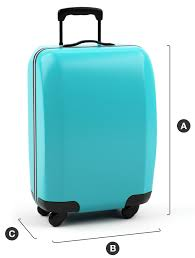
#> input picture baggage-dimension-scanner/Images/image1.jpeg, 195 x 258 px
$ python -i test2utlis.py   (imports and definitions only)
#> lines starting #> are read from the running program, lines starting #| are printed output that depends on the picture; after the words box and inside, x2 and y2 are one past the last pixel; in counts of white or black regions, pixels touching at a corner belong together
#> further down, picture is the input picture: shape (258, 195, 3); mean B, G, R 218, 214.6, 168.4
import cv2
import numpy as np

def getContours(img,cThr=[100,100],showCanny=False,minArea=1000,filter=0,draw =False):
#> called with showCanny = False, minArea = 1000, filter = 0, draw = False
    imgGray = cv2.cvtColor(img,cv2.COLOR_BGR2GRAY)
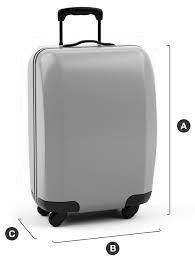
#> imgGray: shape (258, 195); min 0, max 255, mean 201.2
    imgBlur = cv2.GaussianBlur(imgGray,(5,5),1)
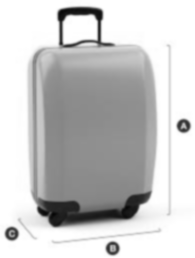
#> imgBlur: shape (258, 195); min 6, max 255, mean 201.2
    imgCanny = cv2.Canny(imgBlur,cThr[0],cThr[1])
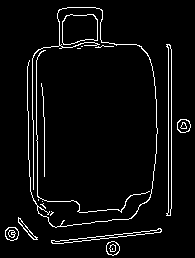
#> imgCanny: shape (258, 195); 4.6% white in thin lines or dots
    kernel = np.ones((5,5))
    imgDial = cv2.dilate(imgCanny,kernel,iterations=3)
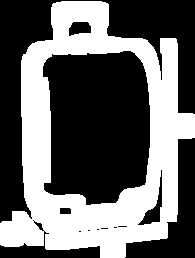
#> imgDial: shape (258, 195); 40.7% white; 1 white region, box (x1, y1, x2, y2) and area: (0, 1, 195, 258) 20495
    imgThre = cv2.erode(imgDial,kernel,iterations=2)
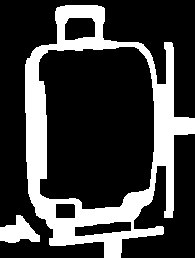
#> imgThre: shape (258, 195); 24.4% white; 2 white regions
    if showCanny: cv2.imshow('Canny', imgThre)
    contours, hiearchy = cv2.findContours(imgThre, cv2.RETR_EXTERNAL, cv2.CHAIN_APPROX_SIMPLE)
#> contours = 2 contours; box (x1, y1, x2, y2) and area: (25, 5, 195, 258) 28652, (0, 215, 40, 243) 610; hiearchy = [[1, -1, -1, -1], [-1, 0, -1, -1]]
    finalCountours = []
    for i in contours:
        area = cv2.contourArea(i)
        if area > minArea:
            peri = cv2.arcLength(i, True)
            approx = cv2.approxPolyDP(i, 0.02 * peri, True)
            bbox = cv2.boundingRect(approx)
            if filter > 0:
                if len(approx) == filter:
                    finalCountours.append([len(approx), area, approx, bbox, i])
            else:
                finalCountours.append([len(approx), area, approx, bbox, i])
#> this loop made 2 passes
#> (area, peri, bbox) on pass 2: (28652.5, 1059.5, (25, 6, 170, 252))
#> area on pass 1: 610
#> after the loop, finalCountours = 1 item
    finalCountours = sorted(finalCountours, key=lambda x: x[1], reverse=True)
    if draw:
        for con in finalCountours:
            cv2.drawContours(img, con[4], -1, (0, 0, 255), 3)
    return img, finalCountours

def reorder(myPoints):         #This is for if for example the images' coordinates are mixed up for example 1,4,2,3 or 1,3,2,4, we need to
                                #reorder in the cases to get 1,2,3,4, and not have an inverted image
    myPointsNew = np.zeros_like(myPoints)
    myPoints = myPoints.reshape((4, 2))
    add = myPoints.sum(1)
    myPointsNew[0] = myPoints[np.argmin(add)]  # Top-left
    myPointsNew[3] = myPoints[np.argmax(add)]  # Bottom-right
    diff = np.diff(myPoints, axis=1)
    myPointsNew[1] = myPoints[np.argmin(diff)]  # Top-right
    myPointsNew[2] = myPoints[np.argmax(diff)]  # Bottom-left
    return myPointsNew

def warpImg(img, pts, wP, hP): #This is for the warping the image to only consider the background be able to map the
                                #image with its background so its able to identify its dimensions.
    pts = reorder(pts)
    pts1 = np.float32(pts)
    pts2 = np.float32([[0, 0], [wP, 0], [0, hP], [wP, hP]])
    matrix = cv2.getPerspectiveTransform(pts1, pts2)
    imgWarp = cv2.warpPerspective(img, matrix, (wP, hP))
    return imgWarp

def findDis(pts1, pts2):     #This is for objects that are at a slanted position, so we use Pythagorean theorem formula
    return ((pts2[0] - pts1[0]) ** 2 + (pts2[1] - pts1[1]) ** 2) ** 0.5

>>> import cv2
>>> picture = cv2.imread('Images/image1.jpeg')
>>> result = getContours(picture)

$ run again, on baggage-dimension-scanner/Images/image2.jpg
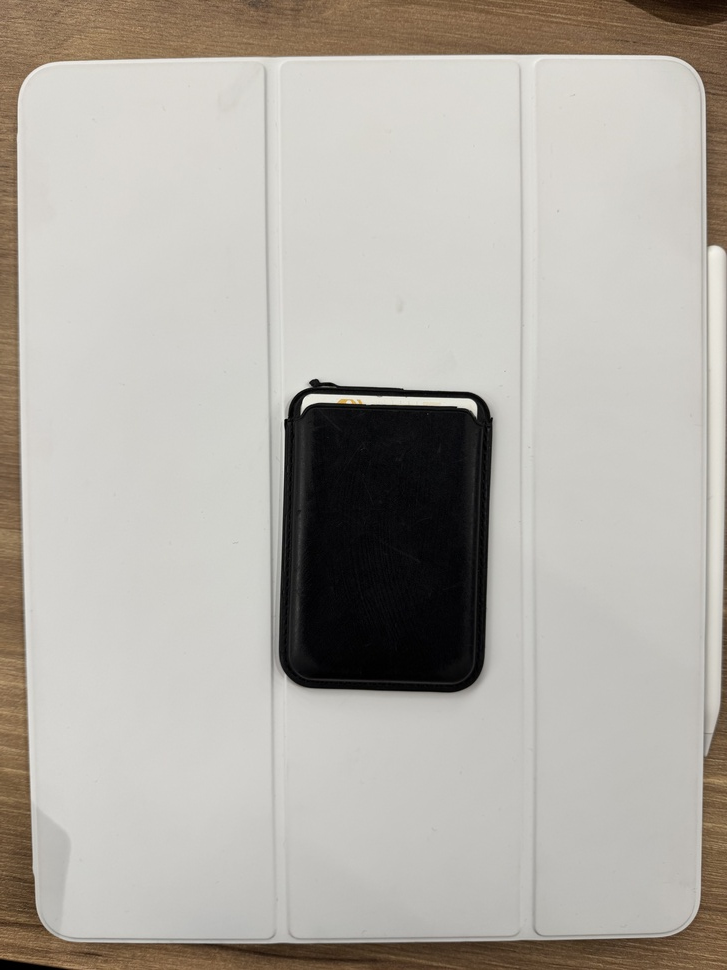
#> input picture baggage-dimension-scanner/Images/image2.jpg, 727 x 970 px, shrunk from 4284 x 5712 before the run
#> picture is the input picture: shape (970, 727, 3); mean B, G, R 166.5, 173.6, 177.8
#> in getContours, `imgCanny = cv2.Canny(imgBlur,cThr[0],cThr[1])`:
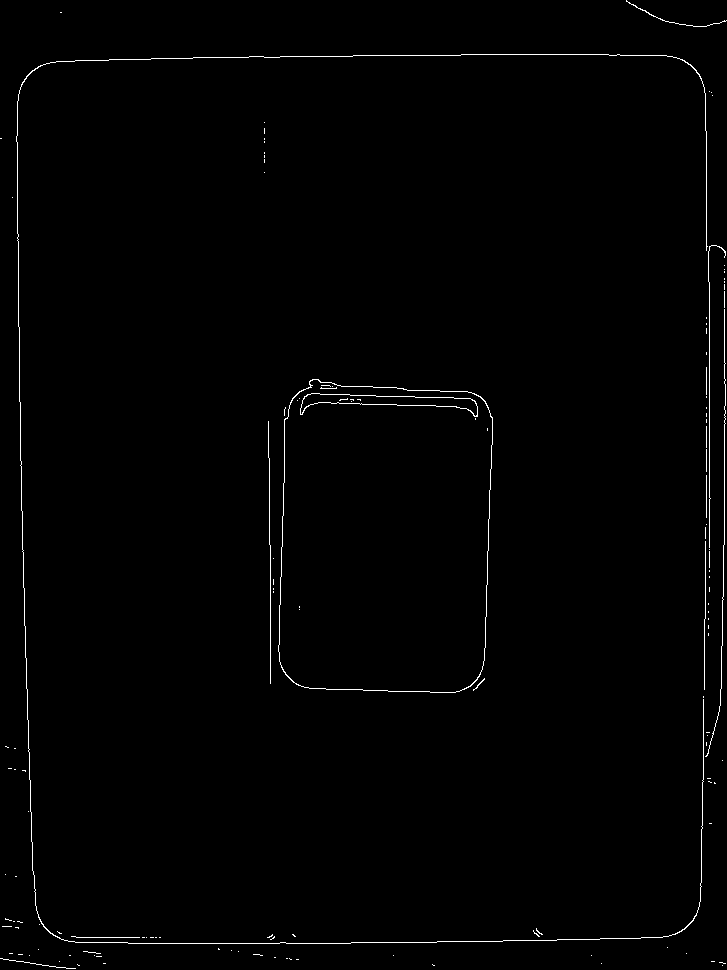
#> imgCanny: shape (970, 727); 0.87% white in thin lines or dots
#> imgDial: shape (970, 727); 11.1% white; 13 white regions, largest, box (x1, y1, x2, y2) and area: (0, 48, 727, 970) 53179, (262, 373, 499, 699) 20278, (620, 0, 727, 33) 1684
#> in getContours, `imgThre = cv2.erode(imgDial,kernel,iterations=2)`:
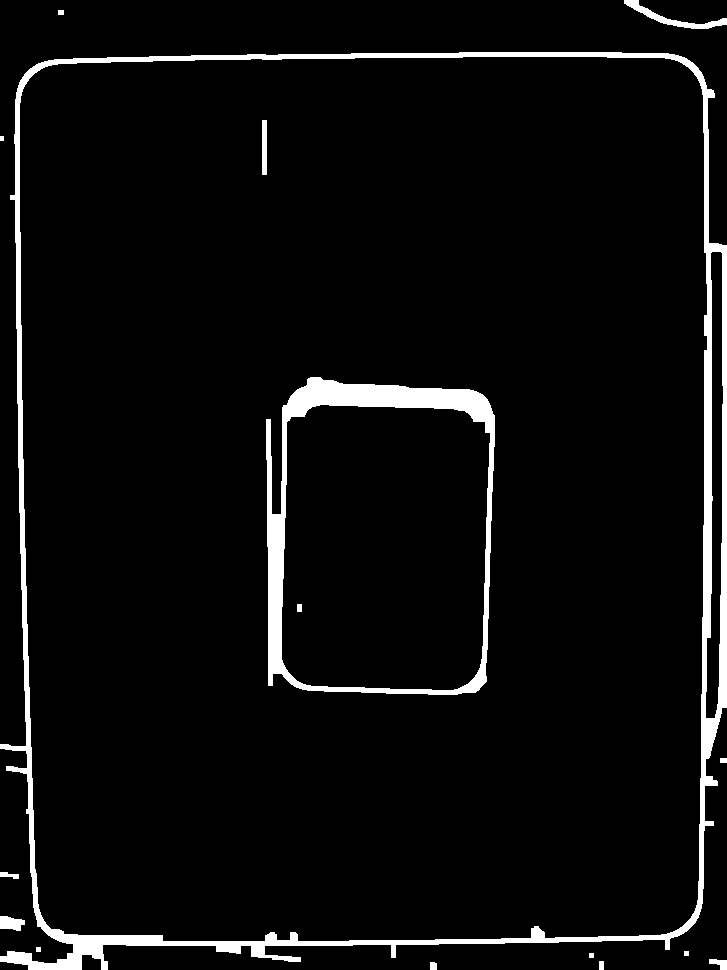
#> imgThre: shape (970, 727); 5.1% white; 16 white regions
#> contours = 13 contours, 4 with area under 20; largest, box (x1, y1, x2, y2) and area: (0, 52, 727, 970) 619110, (624, 0, 727, 29) 558, (0, 916, 25, 931) 242, (709, 959, 727, 970) 98, (0, 872, 19, 879) 61; hiearchy = 13 rows, first 6: [1, -1, -1, -1], [2, 0, -1, -1], [3, 1, -1, -1], [4, 2, -1, -1], [5, 3, -1, -1], [6, 4, -1, -1]
#> the loop in getContours, `for i in contours:` made 13 passes
#> (area, peri, approx, bbox) on pass 11: (619110, 3685.8, [[692, 62], [24, 74], [0, 961], [695, 922]], (0, 62, 696, 900))
#> after the loop in getContours, `for i in contours:`: finalCountours = 1 item
